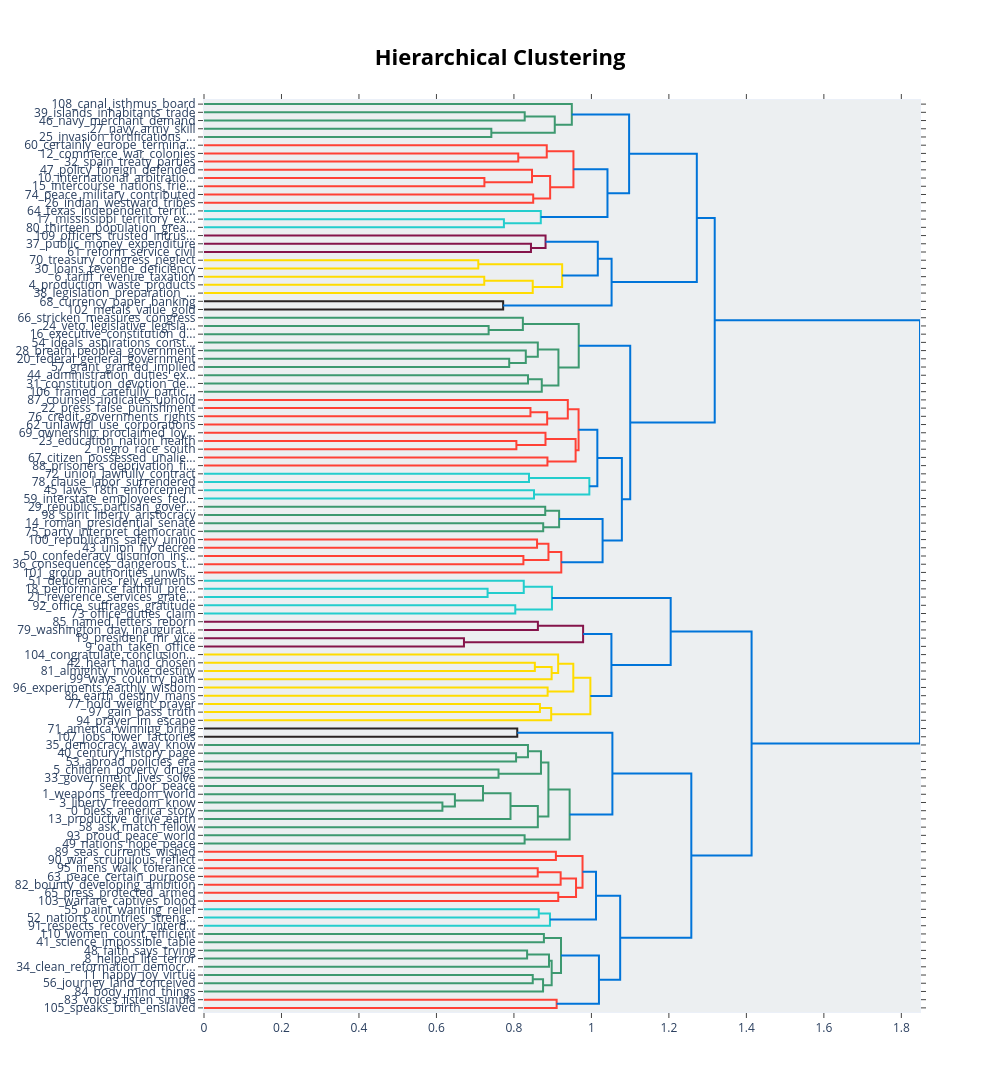

Notebook code cell kept with this figure:
### Code cell
topic_model.visualize_hierarchy()

### Figure 1 — Plotly figure (JSON) as saved in the notebook; plotly's stock layout.template omitted (floating-point values rounded to 4 significant figures)
{"data": [{"hoverinfo": "text", "marker": {"color": "rgb(61,153,112)"}, "mode": "lines", "type": "scatter", "x": [0, 0.8278, 0.8278, 0], "xaxis": "x", "y": [-15, -15, -25, -25], "yaxis": "y"}, {"hoverinfo": "text", "marker": {"color": "rgb(61,153,112)"}, "mode": "lines", "type": "scatter", "x": [0, 0.7417, 0.7417, 0], "xaxis": "x", "y": [-35, -35, -45, -45], "yaxis": "y"}, {"hoverinfo": "text", "marker": {"color": "rgb(61,153,112)"}, "mode": "lines", "type": "scatter", "x": [0.8278, 0.9054, 0.9054, 0.7417], "xaxis": "x", "y": [-20, -20, -40, -40], "yaxis": "y"}, {"hoverinfo": "text", "marker": {"color": "rgb(61,153,112)"}, "mode": "lines", "type": "scatter", "x": [0, 0.9494, 0.9494, 0.9054], "xaxis": "x", "y": [-5, -5, -30, -30], "yaxis": "y"}, {"hoverinfo": "text", "marker": {"color": "rgb(255,65,54)"}, "mode": "lines", "type": "scatter", "x": [0, 0.8112, 0.8112, 0], "xaxis": "x", "y": [-65, -65, -75, -75], "yaxis": "y"}, {"hoverinfo": "text", "marker": {"color": "rgb(255,65,54)"}, "mode": "lines", "type": "scatter", "x": [0, 0.8847, 0.8847, 0.8112], "xaxis": "x", "y": [-55, -55, -70, -70], "yaxis": "y"}, {"hoverinfo": "text", "marker": {"color": "rgb(255,65,54)"}, "mode": "lines", "type": "scatter", "x": [0, 0.7238, 0.7238, 0], "xaxis": "x", "y": [-95, -95, -105, -105], "yaxis": "y"}, {"hoverinfo": "text", "marker": {"color": "rgb(255,65,54)"}, "mode": "lines", "type": "scatter", "x": [0, 0.8467, 0.8467, 0.7238], "xaxis": "x", "y": [-85, -85, -100, -100], "yaxis": "y"}, {"hoverinfo": "text", "marker": {"color": "rgb(255,65,54)"}, "mode": "lines", "type": "scatter", "x": [0, 0.8497, 0.8497, 0], "xaxis": "x", "y": [-115, -115, -125, -125], "yaxis": "y"}, {"hoverinfo": "text", "marker": {"color": "rgb(255,65,54)"}, "mode": "lines", "type": "scatter", "x": [0.8467, 0.8935, 0.8935, 0.8497], "xaxis": "x", "y": [-92.5, -92.5, -120, -120], "yaxis": "y"}, {"hoverinfo": "text", "marker": {"color": "rgb(255,65,54)"}, "mode": "lines", "type": "scatter", "x": [0.8847, 0.9536, 0.9536, 0.8935], "xaxis": "x", "y": [-62.5, -62.5, -106.2, -106.2], "yaxis": "y"}, {"hoverinfo": "text", "marker": {"color": "rgb(35,205,205)"}, "mode": "lines", "type": "scatter", "x": [0, 0.7741, 0.7741, 0], "xaxis": "x", "y": [-145, -145, -155, -155], "yaxis": "y"}, {"hoverinfo": "text", "marker": {"color": "rgb(35,205,205)"}, "mode": "lines", "type": "scatter", "x": [0, 0.8693, 0.8693, 0.7741], "xaxis": "x", "y": [-135, -135, -150, -150], "yaxis": "y"}, {"hoverinfo": "text", "marker": {"color": "rgb(0,116,217)"}, "mode": "lines", "type": "scatter", "x": [0.9536, 1.041, 1.041, 0.8693], "xaxis": "x", "y": [-84.38, -84.38, -142.5, -142.5], "yaxis": "y"}, {"hoverinfo": "text", "marker": {"color": "rgb(0,116,217)"}, "mode": "lines", "type": "scatter", "x": [0.9494, 1.097, 1.097, 1.041], "xaxis": "x", "y": [-17.5, -17.5, -113.4, -113.4], "yaxis": "y"}, {"hoverinfo": "text", "marker": {"color": "rgb(133,20,75)"}, "mode": "lines", "type": "scatter", "x": [0, 0.844, 0.844, 0], "xaxis": "x", "y": [-175, -175, -185, -185], "yaxis": "y"}, {"hoverinfo": "text", "marker": {"color": "rgb(133,20,75)"}, "mode": "lines", "type": "scatter", "x": [0, 0.8816, 0.8816, 0.844], "xaxis": "x", "y": [-165, -165, -180, -180], "yaxis": "y"}, {"hoverinfo": "text", "marker": {"color": "rgb(255,220,0)"}, "mode": "lines", "type": "scatter", "x": [0, 0.708, 0.708, 0], "xaxis": "x", "y": [-195, -195, -205, -205], "yaxis": "y"}, {"hoverinfo": "text", "marker": {"color": "rgb(255,220,0)"}, "mode": "lines", "type": "scatter", "x": [0, 0.7234, 0.7234, 0], "xaxis": "x", "y": [-215, -215, -225, -225], "yaxis": "y"}, {"hoverinfo": "text", "marker": {"color": "rgb(255,220,0)"}, "mode": "lines", "type": "scatter", "x": [0.7234, 0.8486, 0.8486, 0], "xaxis": "x", "y": [-220, -220, -235, -235], "yaxis": "y"}, {"hoverinfo": "text", "marker": {"color": "rgb(255,220,0)"}, "mode": "lines", "type": "scatter", "x": [0.708, 0.9245, 0.9245, 0.8486], "xaxis": "x", "y": [-200, -200, -227.5, -227.5], "yaxis": "y"}, {"hoverinfo": "text", "marker": {"color": "rgb(0,116,217)"}, "mode": "lines", "type": "scatter", "x": [0.8816, 1.016, 1.016, 0.9245], "xaxis": "x", "y": [-172.5, -172.5, -213.8, -213.8], "yaxis": "y"}, {"hoverinfo": "text", "marker": {"color": "rgb(40,35,35)"}, "mode": "lines", "type": "scatter", "x": [0, 0.7722, 0.7722, 0], "xaxis": "x", "y": [-245, -245, -255, -255], "yaxis": "y"}, {"hoverinfo": "text", "marker": {"color": "rgb(0,116,217)"}, "mode": "lines", "type": "scatter", "x": [1.016, 1.052, 1.052, 0.7722], "xaxis": "x", "y": [-193.1, -193.1, -250, -250], "yaxis": "y"}, {"hoverinfo": "text", "marker": {"color": "rgb(0,116,217)"}, "mode": "lines", "type": "scatter", "x": [1.097, 1.272, 1.272, 1.052], "xaxis": "x", "y": [-65.47, -65.47, -221.6, -221.6], "yaxis": "y"}, {"hoverinfo": "text", "marker": {"color": "rgb(61,153,112)"}, "mode": "lines", "type": "scatter", "x": [0, 0.7347, 0.7347, 0], "xaxis": "x", "y": [-275, -275, -285, -285], "yaxis": "y"}, {"hoverinfo": "text", "marker": {"color": "rgb(61,153,112)"}, "mode": "lines", "type": "scatter", "x": [0, 0.8231, 0.8231, 0.7347], "xaxis": "x", "y": [-265, -265, -280, -280], "yaxis": "y"}, {"hoverinfo": "text", "marker": {"color": "rgb(61,153,112)"}, "mode": "lines", "type": "scatter", "x": [0, 0.7878, 0.7878, 0], "xaxis": "x", "y": [-315, -315, -325, -325], "yaxis": "y"}, {"hoverinfo": "text", "marker": {"color": "rgb(61,153,112)"}, "mode": "lines", "type": "scatter", "x": [0, 0.8306, 0.8306, 0.7878], "xaxis": "x", "y": [-305, -305, -320, -320], "yaxis": "y"}, {"hoverinfo": "text", "marker": {"color": "rgb(61,153,112)"}, "mode": "lines", "type": "scatter", "x": [0, 0.8617, 0.8617, 0.8306], "xaxis": "x", "y": [-295, -295, -312.5, -312.5], "yaxis": "y"}, {"hoverinfo": "text", "marker": {"color": "rgb(61,153,112)"}, "mode": "lines", "type": "scatter", "x": [0, 0.8364, 0.8364, 0], "xaxis": "x", "y": [-335, -335, -345, -345], "yaxis": "y"}, {"hoverinfo": "text", "marker": {"color": "rgb(61,153,112)"}, "mode": "lines", "type": "scatter", "x": [0.8364, 0.8719, 0.8719, 0], "xaxis": "x", "y": [-340, -340, -355, -355], "yaxis": "y"}, {"hoverinfo": "text", "marker": {"color": "rgb(61,153,112)"}, "mode": "lines", "type": "scatter", "x": [0.8617, 0.9149, 0.9149, 0.8719], "xaxis": "x", "y": [-303.8, -303.8, -347.5, -347.5], "yaxis": "y"}, {"hoverinfo": "text", "marker": {"color": "rgb(61,153,112)"}, "mode": "lines", "type": "scatter", "x": [0.8231, 0.9673, 0.9673, 0.9149], "xaxis": "x", "y": [-272.5, -272.5, -325.6, -325.6], "yaxis": "y"}, {"hoverinfo": "text", "marker": {"color": "rgb(255,65,54)"}, "mode": "lines", "type": "scatter", "x": [0, 0.8426, 0.8426, 0], "xaxis": "x", "y": [-375, -375, -385, -385], "yaxis": "y"}, {"hoverinfo": "text", "marker": {"color": "rgb(255,65,54)"}, "mode": "lines", "type": "scatter", "x": [0.8426, 0.8858, 0.8858, 0], "xaxis": "x", "y": [-380, -380, -395, -395], "yaxis": "y"}, {"hoverinfo": "text", "marker": {"color": "rgb(255,65,54)"}, "mode": "lines", "type": "scatter", "x": [0, 0.9391, 0.9391, 0.8858], "xaxis": "x", "y": [-365, -365, -387.5, -387.5], "yaxis": "y"}, {"hoverinfo": "text", "marker": {"color": "rgb(255,65,54)"}, "mode": "lines", "type": "scatter", "x": [0, 0.8064, 0.8064, 0], "xaxis": "x", "y": [-415, -415, -425, -425], "yaxis": "y"}, {"hoverinfo": "text", "marker": {"color": "rgb(255,65,54)"}, "mode": "lines", "type": "scatter", "x": [0, 0.8815, 0.8815, 0.8064], "xaxis": "x", "y": [-405, -405, -420, -420], "yaxis": "y"}, {"hoverinfo": "text", "marker": {"color": "rgb(255,65,54)"}, "mode": "lines", "type": "scatter", "x": [0, 0.8865, 0.8865, 0], "xaxis": "x", "y": [-435, -435, -445, -445], "yaxis": "y"}, {"hoverinfo": "text", "marker": {"color": "rgb(255,65,54)"}, "mode": "lines", "type": "scatter", "x": [0.8815, 0.9592, 0.9592, 0.8865], "xaxis": "x", "y": [-412.5, -412.5, -440, -440], "yaxis": "y"}, {"hoverinfo": "text", "marker": {"color": "rgb(255,65,54)"}, "mode": "lines", "type": "scatter", "x": [0.9391, 0.9669, 0.9669, 0.9592], "xaxis": "x", "y": [-376.2, -376.2, -426.2, -426.2], "yaxis": "y"}, {"hoverinfo": "text", "marker": {"color": "rgb(35,205,205)"}, "mode": "lines", "type": "scatter", "x": [0, 0.8389, 0.8389, 0], "xaxis": "x", "y": [-455, -455, -465, -465], "yaxis": "y"}, {"hoverinfo": "text", "marker": {"color": "rgb(35,205,205)"}, "mode": "lines", "type": "scatter", "x": [0, 0.8518, 0.8518, 0], "xaxis": "x", "y": [-475, -475, -485, -485], "yaxis": "y"}, {"hoverinfo": "text", "marker": {"color": "rgb(35,205,205)"}, "mode": "lines", "type": "scatter", "x": [0.8389, 0.9947, 0.9947, 0.8518], "xaxis": "x", "y": [-460, -460, -480, -480], "yaxis": "y"}, {"hoverinfo": "text", "marker": {"color": "rgb(0,116,217)"}, "mode": "lines", "type": "scatter", "x": [0.9669, 1.015, 1.015, 0.9947], "xaxis": "x", "y": [-401.2, -401.2, -470, -470], "yaxis": "y"}, {"hoverinfo": "text", "marker": {"color": "rgb(61,153,112)"}, "mode": "lines", "type": "scatter", "x": [0, 0.8808, 0.8808, 0], "xaxis": "x", "y": [-495, -495, -505, -505], "yaxis": "y"}, {"hoverinfo": "text", "marker": {"color": "rgb(61,153,112)"}, "mode": "lines", "type": "scatter", "x": [0, 0.8756, 0.8756, 0], "xaxis": "x", "y": [-515, -515, -525, -525], "yaxis": "y"}, {"hoverinfo": "text", "marker": {"color": "rgb(61,153,112)"}, "mode": "lines", "type": "scatter", "x": [0.8808, 0.9166, 0.9166, 0.8756], "xaxis": "x", "y": [-500, -500, -520, -520], "yaxis": "y"}, {"hoverinfo": "text", "marker": {"color": "rgb(255,65,54)"}, "mode": "lines", "type": "scatter", "x": [0, 0.8597, 0.8597, 0], "xaxis": "x", "y": [-535, -535, -545, -545], "yaxis": "y"}, {"hoverinfo": "text", "marker": {"color": "rgb(255,65,54)"}, "mode": "lines", "type": "scatter", "x": [0, 0.8244, 0.8244, 0], "xaxis": "x", "y": [-555, -555, -565, -565], "yaxis": "y"}, {"hoverinfo": "text", "marker": {"color": "rgb(255,65,54)"}, "mode": "lines", "type": "scatter", "x": [0.8597, 0.8891, 0.8891, 0.8244], "xaxis": "x", "y": [-540, -540, -560, -560], "yaxis": "y"}, {"hoverinfo": "text", "marker": {"color": "rgb(255,65,54)"}, "mode": "lines", "type": "scatter", "x": [0.8891, 0.9222, 0.9222, 0], "xaxis": "x", "y": [-550, -550, -575, -575], "yaxis": "y"}, {"hoverinfo": "text", "marker": {"color": "rgb(0,116,217)"}, "mode": "lines", "type": "scatter", "x": [0.9166, 1.029, 1.029, 0.9222], "xaxis": "x", "y": [-510, -510, -562.5, -562.5], "yaxis": "y"}, {"hoverinfo": "text", "marker": {"color": "rgb(0,116,217)"}, "mode": "lines", "type": "scatter", "x": [1.015, 1.079, 1.079, 1.029], "xaxis": "x", "y": [-435.6, -435.6, -536.2, -536.2], "yaxis": "y"}, {"hoverinfo": "text", "marker": {"color": "rgb(0,116,217)"}, "mode": "lines", "type": "scatter", "x": [0.9673, 1.1, 1.1, 1.079], "xaxis": "x", "y": [-299.1, -299.1, -485.9, -485.9], "yaxis": "y"}, {"hoverinfo": "text", "marker": {"color": "rgb(0,116,217)"}, "mode": "lines", "type": "scatter", "x": [1.272, 1.318, 1.318, 1.1], "xaxis": "x", "y": [-143.5, -143.5, -392.5, -392.5], "yaxis": "y"}, {"hoverinfo": "text", "marker": {"color": "rgb(35,205,205)"}, "mode": "lines", "type": "scatter", "x": [0, 0.732, 0.732, 0], "xaxis": "x", "y": [-595, -595, -605, -605], "yaxis": "y"}, {"hoverinfo": "text", "marker": {"color": "rgb(35,205,205)"}, "mode": "lines", "type": "scatter", "x": [0, 0.8254, 0.8254, 0.732], "xaxis": "x", "y": [-585, -585, -600, -600], "yaxis": "y"}, {"hoverinfo": "text", "marker": {"color": "rgb(35,205,205)"}, "mode": "lines", "type": "scatter", "x": [0, 0.8035, 0.8035, 0], "xaxis": "x", "y": [-615, -615, -625, -625], "yaxis": "y"}, {"hoverinfo": "text", "marker": {"color": "rgb(35,205,205)"}, "mode": "lines", "type": "scatter", "x": [0.8254, 0.8981, 0.8981, 0.8035], "xaxis": "x", "y": [-592.5, -592.5, -620, -620], "yaxis": "y"}, {"hoverinfo": "text", "marker": {"color": "rgb(133,20,75)"}, "mode": "lines", "type": "scatter", "x": [0, 0.8619, 0.8619, 0], "xaxis": "x", "y": [-635, -635, -645, -645], "yaxis": "y"}, {"hoverinfo": "text", "marker": {"color": "rgb(133,20,75)"}, "mode": "lines", "type": "scatter", "x": [0, 0.671, 0.671, 0], "xaxis": "x", "y": [-655, -655, -665, -665], "yaxis": "y"}, {"hoverinfo": "text", "marker": {"color": "rgb(133,20,75)"}, "mode": "lines", "type": "scatter", "x": [0.8619, 0.9786, 0.9786, 0.671], "xaxis": "x", "y": [-640, -640, -660, -660], "yaxis": "y"}, {"hoverinfo": "text", "marker": {"color": "rgb(255,220,0)"}, "mode": "lines", "type": "scatter", "x": [0, 0.854, 0.854, 0], "xaxis": "x", "y": [-685, -685, -695, -695], "yaxis": "y"}, {"hoverinfo": "text", "marker": {"color": "rgb(255,220,0)"}, "mode": "lines", "type": "scatter", "x": [0.854, 0.8973, 0.8973, 0], "xaxis": "x", "y": [-690, -690, -705, -705], "yaxis": "y"}, {"hoverinfo": "text", "marker": {"color": "rgb(255,220,0)"}, "mode": "lines", "type": "scatter", "x": [0, 0.9141, 0.9141, 0.8973], "xaxis": "x", "y": [-675, -675, -697.5, -697.5], "yaxis": "y"}, {"hoverinfo": "text", "marker": {"color": "rgb(255,220,0)"}, "mode": "lines", "type": "scatter", "x": [0, 0.887, 0.887, 0], "xaxis": "x", "y": [-715, -715, -725, -725], "yaxis": "y"}, {"hoverinfo": "text", "marker": {"color": "rgb(255,220,0)"}, "mode": "lines", "type": "scatter", "x": [0.9141, 0.9532, 0.9532, 0.887], "xaxis": "x", "y": [-686.2, -686.2, -720, -720], "yaxis": "y"}, {"hoverinfo": "text", "marker": {"color": "rgb(255,220,0)"}, "mode": "lines", "type": "scatter", "x": [0, 0.8671, 0.8671, 0], "xaxis": "x", "y": [-735, -735, -745, -745], "yaxis": "y"}, {"hoverinfo": "text", "marker": {"color": "rgb(255,220,0)"}, "mode": "lines", "type": "scatter", "x": [0.8671, 0.8962, 0.8962, 0], "xaxis": "x", "y": [-740, -740, -755, -755], "yaxis": "y"}, {"hoverinfo": "text", "marker": {"color": "rgb(255,220,0)"}, "mode": "lines", "type": "scatter", "x": [0.9532, 0.9973, 0.9973, 0.8962], "xaxis": "x", "y": [-703.1, -703.1, -747.5, -747.5], "yaxis": "y"}, {"hoverinfo": "text", "marker": {"color": "rgb(0,116,217)"}, "mode": "lines", "type": "scatter", "x": [0.9786, 1.052, 1.052, 0.9973], "xaxis": "x", "y": [-650, -650, -725.3, -725.3], "yaxis": "y"}, {"hoverinfo": "text", "marker": {"color": "rgb(0,116,217)"}, "mode": "lines", "type": "scatter", "x": [0.8981, 1.205, 1.205, 1.052], "xaxis": "x", "y": [-606.2, -606.2, -687.7, -687.7], "yaxis": "y"}, {"hoverinfo": "text", "marker": {"color": "rgb(40,35,35)"}, "mode": "lines", "type": "scatter", "x": [0, 0.8086, 0.8086, 0], "xaxis": "x", "y": [-765, -765, -775, -775], "yaxis": "y"}, {"hoverinfo": "text", "marker": {"color": "rgb(61,153,112)"}, "mode": "lines", "type": "scatter", "x": [0, 0.8056, 0.8056, 0], "xaxis": "x", "y": [-795, -795, -805, -805], "yaxis": "y"}, {"hoverinfo": "text", "marker": {"color": "rgb(61,153,112)"}, "mode": "lines", "type": "scatter", "x": [0, 0.8362, 0.8362, 0.8056], "xaxis": "x", "y": [-785, -785, -800, -800], "yaxis": "y"}, {"hoverinfo": "text", "marker": {"color": "rgb(61,153,112)"}, "mode": "lines", "type": "scatter", "x": [0, 0.7603, 0.7603, 0], "xaxis": "x", "y": [-815, -815, -825, -825], "yaxis": "y"}, {"hoverinfo": "text", "marker": {"color": "rgb(61,153,112)"}, "mode": "lines", "type": "scatter", "x": [0.8362, 0.8698, 0.8698, 0.7603], "xaxis": "x", "y": [-792.5, -792.5, -820, -820], "yaxis": "y"}, {"hoverinfo": "text", "marker": {"color": "rgb(61,153,112)"}, "mode": "lines", "type": "scatter", "x": [0, 0.6154, 0.6154, 0], "xaxis": "x", "y": [-855, -855, -865, -865], "yaxis": "y"}, {"hoverinfo": "text", "marker": {"color": "rgb(61,153,112)"}, "mode": "lines", "type": "scatter", "x": [0, 0.6476, 0.6476, 0.6154], "xaxis": "x", "y": [-845, -845, -860, -860], "yaxis": "y"}, {"hoverinfo": "text", "marker": {"color": "rgb(61,153,112)"}, "mode": "lines", "type": "scatter", "x": [0, 0.7201, 0.7201, 0.6476], "xaxis": "x", "y": [-835, -835, -852.5, -852.5], "yaxis": "y"}, {"hoverinfo": "text", "marker": {"color": "rgb(61,153,112)"}, "mode": "lines", "type": "scatter", "x": [0.7201, 0.7912, 0.7912, 0], "xaxis": "x", "y": [-843.8, -843.8, -875, -875], "yaxis": "y"}, {"hoverinfo": "text", "marker": {"color": "rgb(61,153,112)"}, "mode": "lines", "type": "scatter", "x": [0.7912, 0.8617, 0.8617, 0], "xaxis": "x", "y": [-859.4, -859.4, -885, -885], "yaxis": "y"}, {"hoverinfo": "text", "marker": {"color": "rgb(61,153,112)"}, "mode": "lines", "type": "scatter", "x": [0.8698, 0.889, 0.889, 0.8617], "xaxis": "x", "y": [-806.2, -806.2, -872.2, -872.2], "yaxis": "y"}, {"hoverinfo": "text", "marker": {"color": "rgb(61,153,112)"}, "mode": "lines", "type": "scatter", "x": [0, 0.8276, 0.8276, 0], "xaxis": "x", "y": [-895, -895, -905, -905], "yaxis": "y"}, {"hoverinfo": "text", "marker": {"color": "rgb(61,153,112)"}, "mode": "lines", "type": "scatter", "x": [0.889, 0.9438, 0.9438, 0.8276], "xaxis": "x", "y": [-839.2, -839.2, -900, -900], "yaxis": "y"}, {"hoverinfo": "text", "marker": {"color": "rgb(0,116,217)"}, "mode": "lines", "type": "scatter", "x": [0.8086, 1.054, 1.054, 0.9438], "xaxis": "x", "y": [-770, -770, -869.6, -869.6], "yaxis": "y"}, {"hoverinfo": "text", "marker": {"color": "rgb(255,65,54)"}, "mode": "lines", "type": "scatter", "x": [0, 0.9083, 0.9083, 0], "xaxis": "x", "y": [-915, -915, -925, -925], "yaxis": "y"}, {"hoverinfo": "text", "marker": {"color": "rgb(255,65,54)"}, "mode": "lines", "type": "scatter", "x": [0, 0.8614, 0.8614, 0], "xaxis": "x", "y": [-935, -935, -945, -945], "yaxis": "y"}, {"hoverinfo": "text", "marker": {"color": "rgb(255,65,54)"}, "mode": "lines", "type": "scatter", "x": [0.8614, 0.9206, 0.9206, 0], "xaxis": "x", "y": [-940, -940, -955, -955], "yaxis": "y"}, {"hoverinfo": "text", "marker": {"color": "rgb(255,65,54)"}, "mode": "lines", "type": "scatter", "x": [0, 0.9144, 0.9144, 0], "xaxis": "x", "y": [-965, -965, -975, -975], "yaxis": "y"}, {"hoverinfo": "text", "marker": {"color": "rgb(255,65,54)"}, "mode": "lines", "type": "scatter", "x": [0.9206, 0.9603, 0.9603, 0.9144], "xaxis": "x", "y": [-947.5, -947.5, -970, -970], "yaxis": "y"}, {"hoverinfo": "text", "marker": {"color": "rgb(255,65,54)"}, "mode": "lines", "type": "scatter", "x": [0.9083, 0.9771, 0.9771, 0.9603], "xaxis": "x", "y": [-920, -920, -958.8, -958.8], "yaxis": "y"}, {"hoverinfo": "text", "marker": {"color": "rgb(35,205,205)"}, "mode": "lines", "type": "scatter", "x": [0, 0.8641, 0.8641, 0], "xaxis": "x", "y": [-985, -985, -995, -995], "yaxis": "y"}, {"hoverinfo": "text", "marker": {"color": "rgb(35,205,205)"}, "mode": "lines", "type": "scatter", "x": [0.8641, 0.893, 0.893, 0], "xaxis": "x", "y": [-990, -990, -1005, -1005], "yaxis": "y"}, {"hoverinfo": "text", "marker": {"color": "rgb(0,116,217)"}, "mode": "lines", "type": "scatter", "x": [0.9771, 1.012, 1.012, 0.893], "xaxis": "x", "y": [-939.4, -939.4, -997.5, -997.5], "yaxis": "y"}, {"hoverinfo": "text", "marker": {"color": "rgb(61,153,112)"}, "mode": "lines", "type": "scatter", "x": [0, 0.8774, 0.8774, 0], "xaxis": "x", "y": [-1015, -1015, -1025, -1025], "yaxis": "y"}, {"hoverinfo": "text", "marker": {"color": "rgb(61,153,112)"}, "mode": "lines", "type": "scatter", "x": [0, 0.834, 0.834, 0], "xaxis": "x", "y": [-1035, -1035, -1045, -1045], "yaxis": "y"}, {"hoverinfo": "text", "marker": {"color": "rgb(61,153,112)"}, "mode": "lines", "type": "scatter", "x": [0.834, 0.8906, 0.8906, 0], "xaxis": "x", "y": [-1040, -1040, -1055, -1055], "yaxis": "y"}, {"hoverinfo": "text", "marker": {"color": "rgb(61,153,112)"}, "mode": "lines", "type": "scatter", "x": [0, 0.8486, 0.8486, 0], "xaxis": "x", "y": [-1065, -1065, -1075, -1075], "yaxis": "y"}, {"hoverinfo": "text", "marker": {"color": "rgb(61,153,112)"}, "mode": "lines", "type": "scatter", "x": [0.8486, 0.8752, 0.8752, 0], "xaxis": "x", "y": [-1070, -1070, -1085, -1085], "yaxis": "y"}, {"hoverinfo": "text", "marker": {"color": "rgb(61,153,112)"}, "mode": "lines", "type": "scatter", "x": [0.8906, 0.8975, 0.8975, 0.8752], "xaxis": "x", "y": [-1048.0, -1048.0, -1078.0, -1078.0], "yaxis": "y"}, {"hoverinfo": "text", "marker": {"color": "rgb(61,153,112)"}, "mode": "lines", "type": "scatter", "x": [0.8774, 0.9215, 0.9215, 0.8975], "xaxis": "x", "y": [-1020, -1020, -1062.0, -1062.0], "yaxis": "y"}, {"hoverinfo": "text", "marker": {"color": "rgb(255,65,54)"}, "mode": "lines", "type": "scatter", "x": [0, 0.9103, 0.9103, 0], "xaxis": "x", "y": [-1095, -1095, -1105, -1105], "yaxis": "y"}, {"hoverinfo": "text", "marker": {"color": "rgb(0,116,217)"}, "mode": "lines", "type": "scatter", "x": [0.9215, 1.019, 1.019, 0.9103], "xaxis": "x", "y": [-1041.0, -1041.0, -1100, -1100], "yaxis": "y"}, {"hoverinfo": "text", "marker": {"color": "rgb(0,116,217)"}, "mode": "lines", "type": "scatter", "x": [1.012, 1.074, 1.074, 1.019], "xaxis": "x", "y": [-968.4, -968.4, -1071.0, -1071.0], "yaxis": "y"}, {"hoverinfo": "text", "marker": {"color": "rgb(0,116,217)"}, "mode": "lines", "type": "scatter", "x": [1.054, 1.258, 1.258, 1.074], "xaxis": "x", "y": [-819.8, -819.8, -1020.0, -1020.0], "yaxis": "y"}, {"hoverinfo": "text", "marker": {"color": "rgb(0,116,217)"}, "mode": "lines", "type": "scatter", "x": [1.205, 1.413, 1.413, 1.258], "xaxis": "x", "y": [-647.0, -647.0, -919.7, -919.7], "yaxis": "y"}, {"hoverinfo": "text", "marker": {"color": "rgb(0,116,217)"}, "mode": "lines", "type": "scatter", "x": [1.318, 1.848, 1.848, 1.413], "xaxis": "x", "y": [-268.0, -268.0, -783.3, -783.3], "yaxis": "y"}], "layout": {"autosize": false, "height": 1865, "hoverlabel": {"bgcolor": "white", "font": {"family": "Rockwell", "size": 16}}, "hovermode": "closest", "plot_bgcolor": "#ECEFF1", "showlegend": false, "title": {"font": {"color": "Black", "size": 22}, "text": "<b>Hierarchical Clustering</b>", "x": 0.5, "xanchor": "center", "yanchor": "top"}, "width": 1000, "xaxis": {"mirror": "allticks", "rangemode": "tozero", "showgrid": false, "showline": true, "showticklabels": true, "ticks": "outside", "type": "linear", "zeroline": false}, "yaxis": {"mirror": "allticks", "range": [-1110, 0], "rangemode": "tozero", "showgrid": false, "showline": true, "showticklabels": true, "tickmode": "array", "ticks": "outside", "ticktext": ["108_canal_isthmus_board", "39_islands_inhabitants_trade", "46_navy_merchant_demand", "27_navy_army_skill", "25_invasion_fortifications_...", "60_certainly_europe_termina...", "12_commerce_war_colonies", "32_spain_treaty_parties", "47_policy_foreign_defended", "10_international_arbitratio...", "15_intercourse_nations_frie...", "74_peace_military_contributed", "26_indian_westward_tribes", "64_texas_independent_territ...", "17_mississippi_territory_ex...", "80_thirteen_population_grea...", "109_officers_trusted_intrus...", "37_public_money_expenditure", "61_reform_service_civil", "70_treasury_congress_neglect", "30_loans_revenue_deficiency", "6_tariff_revenue_taxation", "4_production_waste_products", "38_legislation_preparation_...", "68_currency_paper_banking", "102_metals_value_gold", "66_stricken_measures_congress", "24_veto_legislative_legisla...", "16_executive_constitution_d...", "54_ideals_aspirations_const...", "28_breath_peoplea_government", "20_federal_general_government", "57_grant_granted_implied", "44_administration_duties_ex...", "31_constitution_devotion_de...", "106_framed_carefully_partic...", "87_counsels_indicates_uphold", "22_press_false_punishment", "76_credit_governments_rights", "62_unlawful_use_corporations", "69_ownership_proclaimed_loy...", "23_education_nation_health", "2_negro_race_south", "67_citizen_possessed_unalie...", "88_prisoners_deprivation_fi...", "72_union_lawfully_contract", "78_clause_labor_surrendered", "45_laws_18th_enforcement", "59_interstate_employees_fed...", "29_republics_partisan_gover...", "98_spirit_liberty_aristocracy", "14_roman_presidential_senate", "75_party_interpret_democratic", "100_republicans_safety_union", "43_union_fly_decree", "50_confederacy_disunion_ins...", "36_consequences_dangerous_t...", "101_group_authorities_unwis...", "51_deficiencies_rely_elements", "18_performance_faithful_pre...", "21_reverence_services_grate...", "92_office_suffrages_gratitude", "73_office_duties_claim", "85_named_letters_reborn", "79_washington_day_inaugurat...", "19_president_mr_vice", "9_oath_taken_office", "104_congratulate_conclusion...", "42_heart_hand_chosen", "81_almighty_invoke_destiny", "99_ways_country_path", "96_experiments_earthly_wisdom", "86_earth_destiny_mans", "77_hold_weight_prayer", "97_gain_pass_truth", "94_prayer_im_escape", "71_america_winning_bring", "107_jobs_lower_factories", "35_democracy_away_know", "40_century_history_page", "53_abroad_policies_era", "5_children_poverty_drugs", "33_government_lives_solve", "7_seek_door_peace", "1_weapons_freedom_world", "3_liberty_freedom_know", "0_bless_america_story", "13_productive_drive_earth", "58_ask_match_fellow", "93_proud_peace_world", "49_nations_hope_peace", "89_seas_currents_wished", "90_war_scrupulous_reflect", "95_mens_walk_tolerance", "63_peace_certain_purpose", "82_bounty_developing_ambition", "65_press_protected_armed", "103_warfare_captives_blood", "55_paint_wanting_relief", "52_nations_countries_streng...", "91_respects_recovery_interd...", "110_women_count_efficient", "41_science_impossible_table", "48_faith_says_trying", "8_helped_life_terror", "34_clean_reformation_democr...", "11_happy_joy_virtue", "56_journey_land_conceived", "84_body_mind_things", "83_voices_listen_simple", "105_speaks_birth_enslaved"], "tickvals": [-5, -15, -25, -35, -45, -55, -65, -75, -85, -95, -105, -115, -125, -135, -145, -155, -165, -175, -185, -195, -205, -215, -225, -235, -245, -255, -265, -275, -285, -295, -305, -315, -325, -335, -345, -355, -365, -375, -385, -395, -405, -415, -425, -435, -445, -455, -465, -475, -485, -495, -505, -515, -525, -535, -545, -555, -565, -575, -585, -595, -605, -615, -625, -635, -645, -655, -665, -675, -685, -695, -705, -715, -725, -735, -745, -755, -765, -775, -785, -795, -805, -815, -825, -835, -845, -855, -865, -875, -885, -895, -905, -915, -925, -935, -945, -955, -965, -975, -985, -995, -1005, -1015, -1025, -1035, -1045, -1055, -1065, -1075, -1085, -1095, -1105], "type": "linear", "zeroline": false}}}
